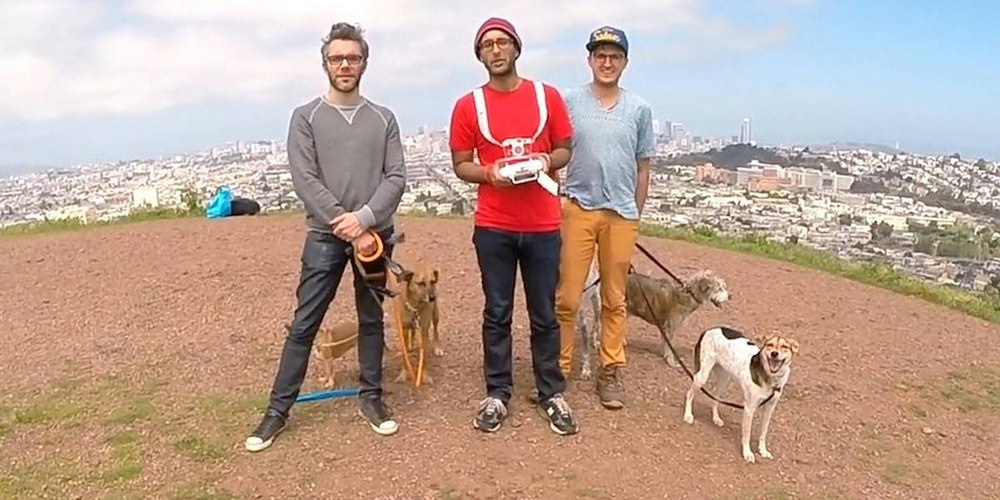
#> input picture BodyDetection/BodyDetectionImage/body.jpg, 1000 x 500 px, shrunk from 2048 x 1024 before the run
$ python body_detection_image.py
#> lines starting #> are read from the running program, lines starting #| are printed output that depends on the picture; after the words box and inside, x2 and y2 are one past the last pixel; in counts of white or black regions, pixels touching at a corner belong together
import cv2

img = cv2.imread("body.jpg")
#> img is the input picture: shape (500, 1000, 3); mean B, G, R 149.7, 163.1, 188.9

# most of body detection haar cascades don't work well
upper_cascade = cv2.CascadeClassifier('haarcascade_upperbody.xml')

gray = cv2.cvtColor(img, cv2.COLOR_BGR2GRAY)
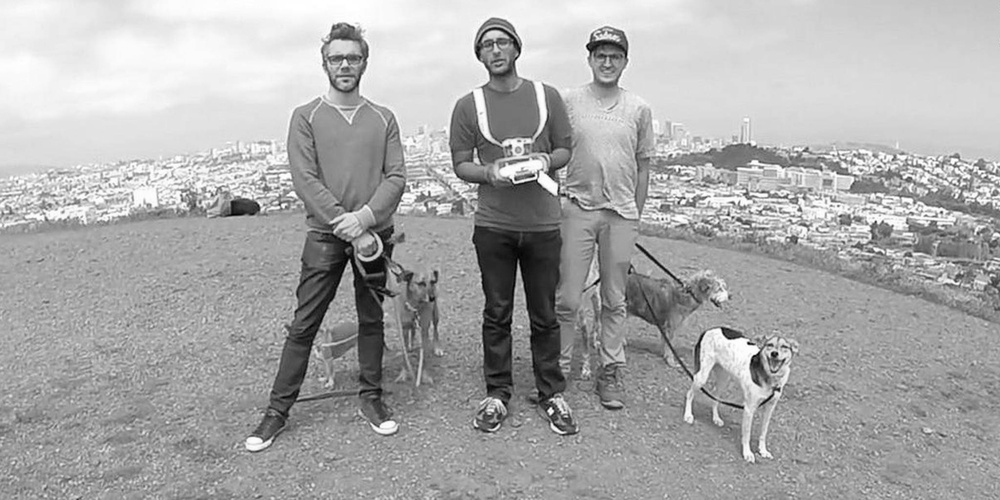
#> gray: shape (500, 1000); min 1, max 255, mean 169.3

upper = upper_cascade.detectMultiScale(gray, 1.3, 5)
#> upper = [[256, 18, 158, 130]]

for (x, y, w, h) in upper:
    cv2.rectangle(img, (x, y), (x + w, y + h), (0, 255, 0), 2)
    roi_gray = gray[y:y + h, x:x + w]
    roi_color = img[y:y + h, x:x + w]
#> this loop made 1 pass
#> pass 1, `roi_gray = gray[y:y + h, x:x + w]`:
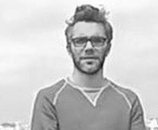
#> roi_gray: shape (130, 158); min 19, max 255, mean 201
#> pass 1, `roi_color = img[y:y + h, x:x + w]`:
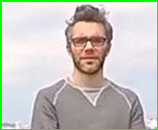
#> roi_color: shape (130, 158, 3); mean B, G, R 190.4, 199.3, 198.1
#> after the loop:
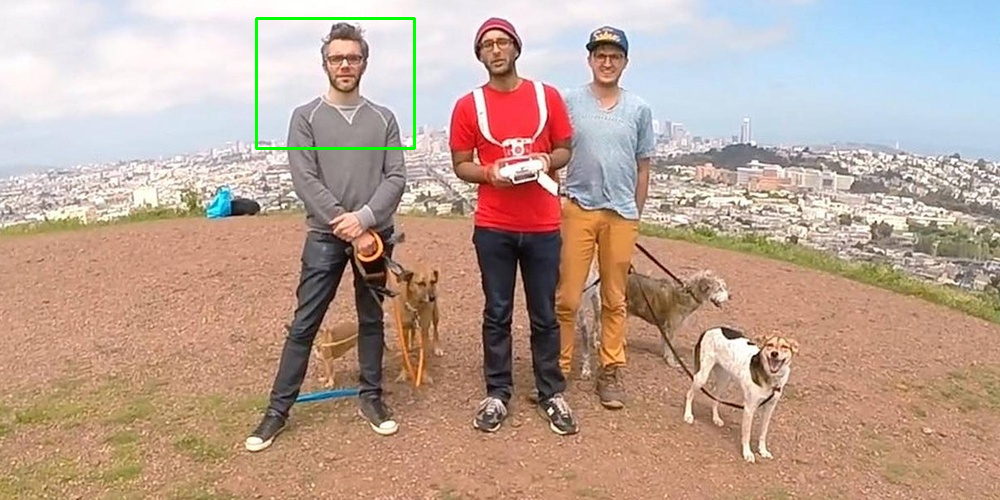
#> img: shape (500, 1000, 3); 0.34% of pixels changed, all inside (x1, y1, x2, y2) = (255, 17, 416, 150)

cv2.imshow("Image", img)
cv2.waitKey(0)
cv2.destroyAllWindows()
